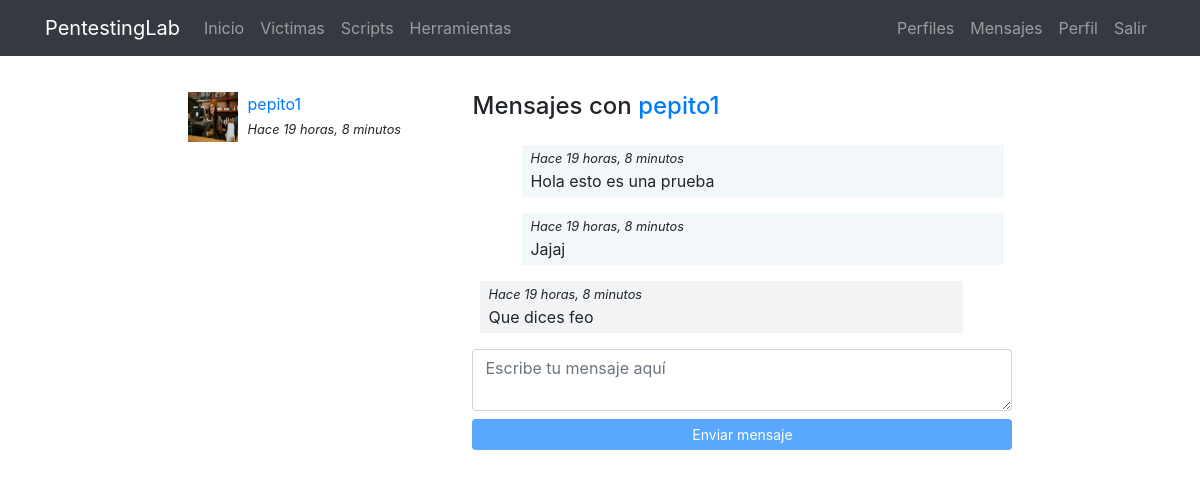
Page /es/messenger/thread/1 (signed in) on the committed database.
### registration/models.py (models this page shows)
class Profile(models.Model):
    user = models.OneToOneField(User, on_delete=models.CASCADE)
    avatar = models.ImageField(upload_to=custom_upload_to, null=True, blank=True)
    bio = models.TextField(null=True, blank=True)
    link = models.URLField(max_length=200, null=True, blank=True)
    class Meta():
        ordering = ['user__username']

### messenger/models.py (models this page shows)
class Thread(models.Model):
    users = models.ManyToManyField(User, related_name='threads')
    messages = models.ManyToManyField(Message)
    updated = models.DateTimeField(auto_now=True)
    objects = ThreadManager()
    class Meta:
        ordering = ['-updated']

class Message(models.Model):
    user = models.ForeignKey(User, on_delete=models.CASCADE)
    content = models.TextField()
    created = models.DateTimeField(auto_now_add=True)
    class Meta():
        ordering = ['created']

### messenger/views.py (the view)
# urls.py: path('thread/<int:pk>', ThreadDetail.as_view(), name='detail'),
@method_decorator(login_required, name='dispatch')
class ThreadDetail(DetailView):
    model = Thread
    def get_object(self):
        obj = super(ThreadDetail, self).get_object()
        if self.request.user not in obj.users.all():
            raise Http404()
        return obj

### messenger/templates/messenger/thread_detail.html (shortened to what this page needs)
{% extends 'core/base.html' %}
{% load static i18n %}
{% block content %}
{% get_current_language as LANGUAGE_CODE %}
<main role="main">
  <div class="container">
    <div class="row mt-3">
      <div class="col-md-9 mx-auto mb-5">
        <div class="row">
          <div class="col-md-4">
            {% for thread in request.user.threads.all %}
              {% if thread.messages.all|length > 0 %}
                <div class="mb-3">
                  {% for user in thread.users.all %}
                    {% if user != request.user %}
                      {% if user.profile.avatar %}
                        <img src="{{user.profile.avatar.url}}" class="avatar">
                      {% else %}
                        <img src="{% static 'registration/img/no-avatar.jpg' %}" class="avatar">
                      {% endif %}
                      <div>
                        <a href="{% url 'messenger:detail' thread.pk %}">{{user}}</a><br>
                        <small><i>{% if LANGUAGE_CODE == 'es'%}{% trans "Hace" %}{% endif %} {{thread.messages.last.created|timesince}} {% if LANGUAGE_CODE == 'en'%}{% trans "Hace" %}{% endif %}</i></small>
                      </div>
                    {% endif %}
                  {% endfor %}
                </div>
              {% endif %}
            {% endfor %}
          </div>
          <div class="col-md-8">
            {% for user in thread.users.all %}
              {% if user != request.user %}
                <h4 class="mb-4">{% trans "Mensajes con" %} <a href="{% url 'profiles:detail' user %} ">{{user}}</a></h4>
              {% endif %}
            {% endfor %}
            <div class="thread" id="thread">
              {% for message in object.messages.all %}
                <div {% if request.user == message.user %}class="mine mb-3"{% else %}class="other mb-3"{% endif %}>
                  <small><i>{% if LANGUAGE_CODE == 'es'%}{% trans "Hace" %}{% endif %} {{thread.messages.last.created|timesince}} {% if LANGUAGE_CODE == 'en'%}{% trans "Hace" %}{% endif %}</i></small><br>
                  {{message.content}}
                </div>
              {% endfor %}
            </div>
            <textarea id="content" class="form-control mb-2" rows="2" placeholder="{% trans 'Escribe tu mensaje aquí' %}"></textarea>
            <button id="send" class="btn btn-primary btn-sm btn-block" disabled>{% trans "Enviar mensaje" %}</button>
          </div>
        </div>
    </div>
  </div>
</main>
{% endblock %}

### core/static/core/css/main.css (style rules this page uses)
main { padding-top: 20px; }
:root { --jumbotron-padding-y: 3rem; }

### messenger/templates/messenger/thread_detail.html (style rules this page uses)
.avatar { width:50px; height:50px; float:left; margin-right:10px; }
.thread { max-height:300px; overflow-y:auto; padding:0 0.5em; }
.mine { padding:0 0.5em 0.25em; background-color:rgba(230,242,245,.5); width:92%; margin-left:8%; }
.other { padding:0 0.5em 0.25em; background-color:#f2f3f5; width:92%; }

### rows in the picture
Thread: messages.last.created "19 horas, 8 minutos"
Message: content "Hola esto es una prueba"
Message: content "Jajaj"
Message: content "Que dices feo"

### other values in the picture
{{ user }} "pepito1"
